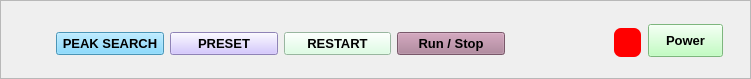
  <widget class="QFrame" name="frame_8">
   <property name="geometry">
    <rect>
     <x>520</x>
     <y>532</y>
     <width>751</width>
     <height>79</height>
    </rect>
   </property>
   <property name="frameShape">
    <enum>QFrame::StyledPanel</enum>
   </property>
   <property name="frameShadow">
    <enum>QFrame::Raised</enum>
   </property>
   <widget class="QPushButton" name="pushButton_5">
    <property name="geometry">
     <rect>
      <x>614</x>
      <y>28</y>
      <width>27</width>
      <height>29</height>
     </rect>
    </property>
    <property name="styleSheet">
     <string notr="true">border-radius: 7px; 
background-color: red;</string>
    </property>
    <property name="text">
     <string/>
    </property>
   </widget>
   <widget class="QPushButton" name="PB_Power">
    <property name="geometry">
     <rect>
      <x>648</x>
      <y>24</y>
      <width>75</width>
      <height>33</height>
     </rect>
    </property>
    <property name="font">
     <font>
      <family>Arial</family>
      <pointsize>10</pointsize>
      <weight>75</weight>
      <bold>true</bold>
     </font>
    </property>
    <property name="styleSheet">
     <string notr="true">background-color: rgb(175, 255, 175);</string>
    </property>
    <property name="text">
     <string>Power</string>
    </property>
    <property name="icon">
     <iconset>
      <normaloff>Resources/power_on_btn.png</normaloff>Resources/power_on_btn.png</iconset>
    </property>
    <property name="iconSize">
     <size>
      <width>25</width>
      <height>25</height>
     </size>
    </property>
   </widget>
   <widget class="QWidget" name="layoutWidget">
    <property name="geometry">
     <rect>
      <x>56</x>
      <y>29</y>
      <width>449</width>
      <height>29</height>
     </rect>
    </property>
    <layout class="QGridLayout" name="gridLayout_16">
     <item row="0" column="0">
      <widget class="QPushButton" name="PB_Peak_Search">
       <property name="font">
        <font>
         <family>Arial</family>
         <pointsize>10</pointsize>
         <weight>75</weight>
         <bold>true</bold>
        </font>
       </property>
       <property name="styleSheet">
        <string notr="true">background-color: rgb(0, 170, 255);
background-color: rgb(105, 208, 255);</string>
       </property>
       <property name="text">
        <string>PEAK SEARCH</string>
       </property>
      </widget>
     </item>
     <item row="0" column="1">
      <widget class="QPushButton" name="PB_Preset">
       <property name="font">
        <font>
         <family>Arial</family>
         <pointsize>10</pointsize>
         <weight>75</weight>
         <bold>true</bold>
        </font>
       </property>
       <property name="styleSheet">
        <string notr="true">background-color: rgb(200, 183, 255);</string>
       </property>
       <property name="text">
        <string>PRESET</string>
       </property>
      </widget>
     </item>
     <item row="0" column="2">
      <widget class="QPushButton" name="PB_Restart">
       <property name="font">
        <font>
         <family>Arial</family>
         <pointsize>10</pointsize>
         <weight>75</weight>
         <bold>true</bold>
        </font>
       </property>
       <property name="styleSheet">
        <string notr="true">background-color: rgb(213, 255, 222);</string>
       </property>
       <property name="text">
        <string>RESTART</string>
       </property>
      </widget>
     </item>
     <item row="0" column="3">
      <widget class="QPushButton" name="PB_Run">
       <property name="font">
        <font>
         <family>Arial</family>
         <pointsize>10</pointsize>
         <weight>75</weight>
         <bold>true</bold>
        </font>
       </property>
       <property name="styleSheet">
        <string notr="true">background-color: rgb(170, 123, 148);</string>
       </property>
       <property name="text">
        <string>Run / Stop</string>
       </property>
      </widget>
     </item>
    </layout>
   </widget>
  </widget>
